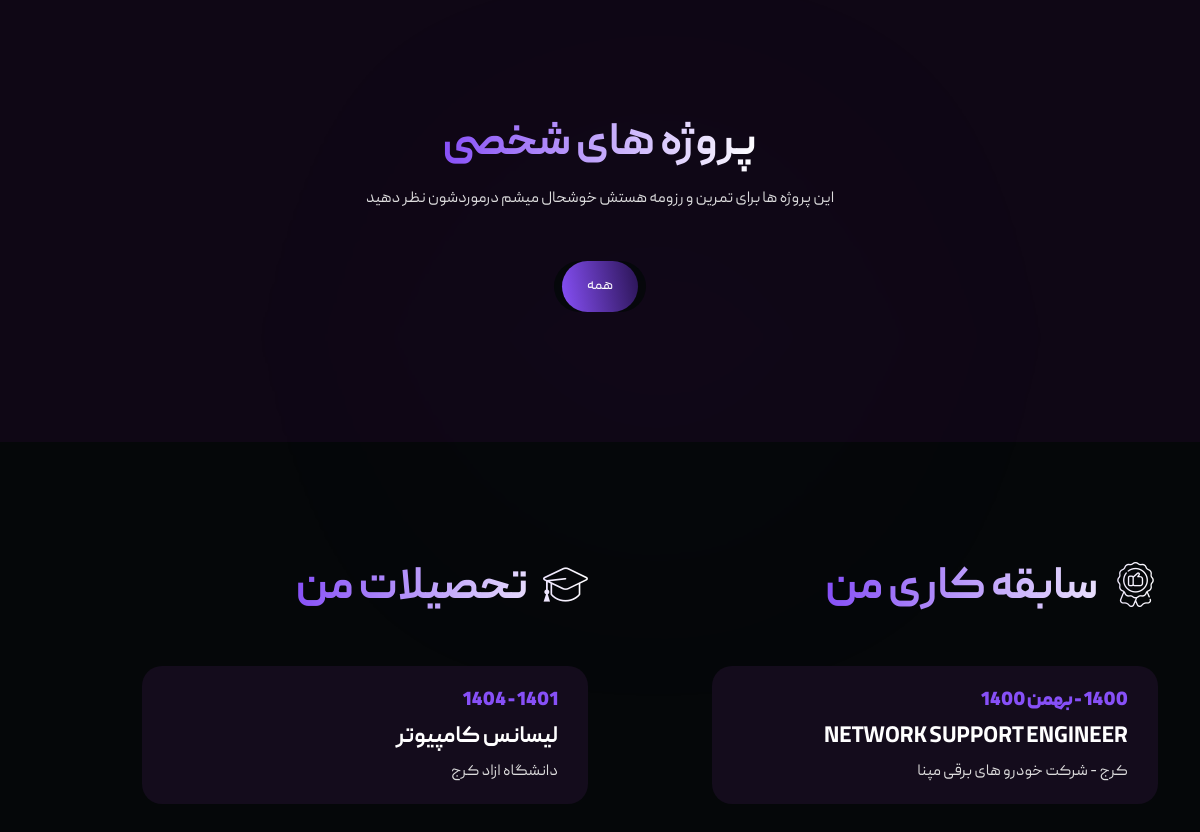
Before: / (middle part) with the older database file.
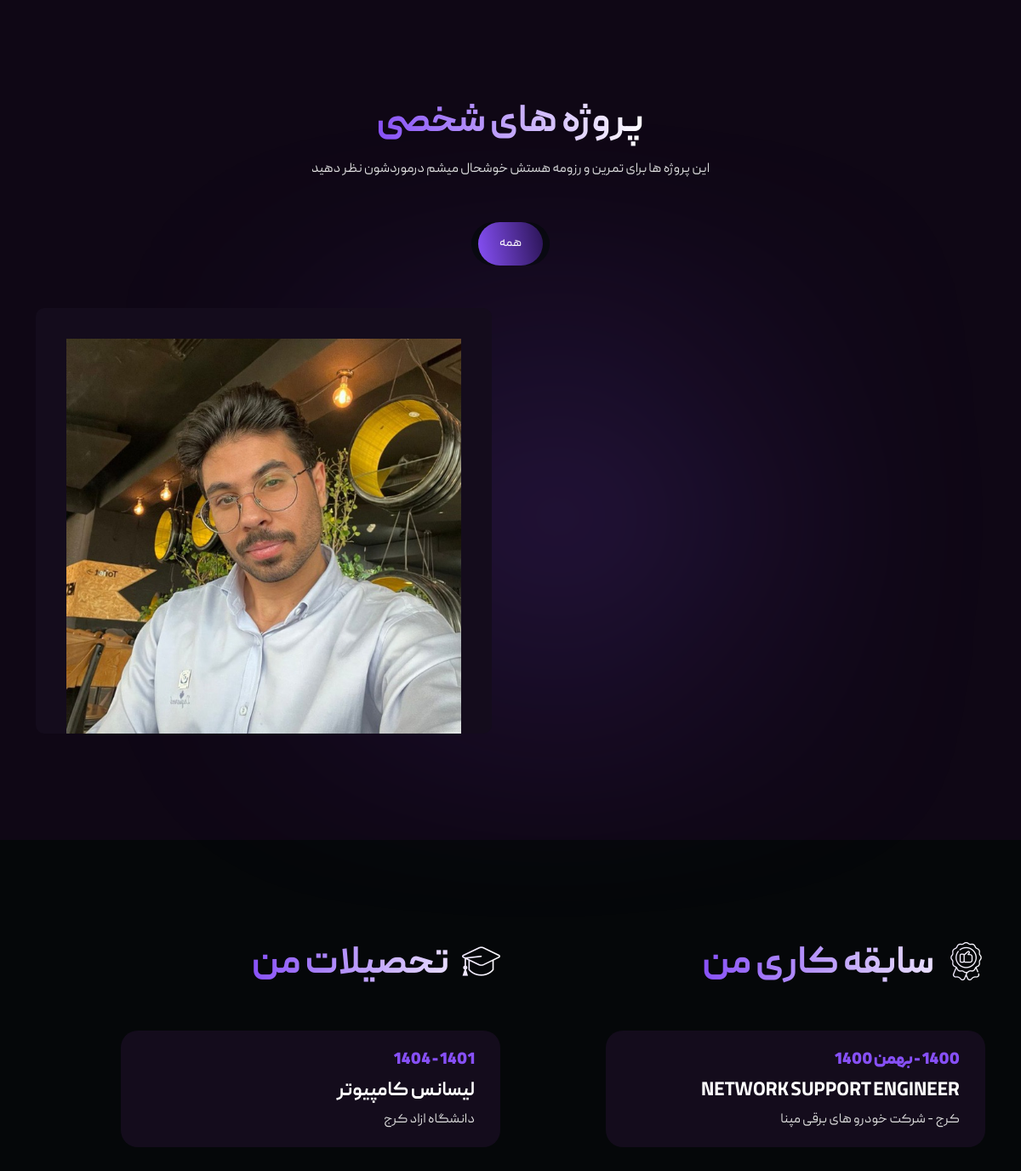
After: the same page with the newer database file.
### projects_app/models.py (models this page shows, shortened)
class FormProject(models.Model):
    title = models.CharField(max_length=25)
    description = models.CharField(max_length=35)
    address = models.CharField(max_length=150)
    image = models.ImageField(upload_to="images")

### Mysites/views.py (the view, shortened to what this page needs)
# urls.py: path('' , views.show_home),
def show_home(request):
    success_message = None
    error_message = None
    formproject = FormProject.objects.all()
    Change_icon = change_icon.objects.all()
    return render(request , 'index.html' , context={'Change_icon': Change_icon,'formproject' : formproject ,'success_message': success_message , 'error_message': error_message,} )

### templates/index.html (shortened to what this page needs)
﻿{% load static %}
<!DOCTYPE html>
<html class="no-js" lang="fa" dir="rtl">
<head>
   {% include "includes/head_tags.html" %}
</head>
<body>
   <main class="site-content" id="content">
      <section class="portfolio-section" id="works-section">
         <div class="container">
            <div class="row">
               <div class="col-md-12">
                  <div class="section-header text-center">
                     <h2 class="section-title wow fadeInUp" data-wow-delay=".3s">پروژه های شخصی </h2>
                     <p class="wow fadeInUp" data-wow-delay=".4s">
                        این پروژه ها برای تمرین و رزومه هستش خوشحال میشم درموردشون نظر دهید
                     </p>
                  </div>
               </div>
            </div>
            <div class="row">
               <div class="col-md-12">
                  <div class="portfolio-filter text-center wow fadeInUp" data-wow-delay=".5s">
                     <div class="button-group filter-button-group">
                        <button data-filter="*" class="active">همه</button>
                        <div class="active-bg"></div>
                     </div>
               </div>
                  <div class="portfolio-box wow fadeInUp" data-wow-delay=".6s">
                     {% for show in formproject %}
                     <div class="portfolio-item branding">
                        <div class="image-box">
                           <img src="{{ show.image.url }}" alt="">
                        </div>
                     </div>
                     {% endfor %}
               </div>
            </div>
         </div>
        </section>
      <section class="resume-section" id="resume-section">
         <div class="container">
            <div class="row">
               <div class="col-md-6">
                  <div class="section-header wow fadeInUp" data-wow-delay=".3s">
                     <h2 class="section-title"><i class="flaticon-recommendation"></i> سابقه کاری من</h2>
                  </div>
                  <div class="resume-widget">
                     <div class="resume-item wow fadeInLeft" data-wow-delay=".4s">
                        <div class="time"> 1400 - بهمن 1400 </div>
                        <h3 class="resume-title">Network Support Engineer</h3>
                        <div class="institute">کرج - شرکت خودرو های برقی مپنا</div>
                     </div>
                  </div>
               </div>
               <div class="col-md-6">
                  <div class="section-header wow fadeInUp" data-wow-delay=".4s">
                     <h2 class="section-title"><i class="flaticon-graduation-cap"></i> تحصیلات من</h2>
                  </div>
                  <div class="resume-widget">
                     <div class="resume-item wow fadeInRight" data-wow-delay=".5s">
                        <div class="time">1401 - 1404</div>
                        <h3 class="resume-title">لیسانس کامپیوتر</h3>
                        <div class="institute">دانشگاه ازاد کرج</div>
                     </div>
                  </div>
               </div>
            </div>
         </div>
      </section>
   </main>
   </body>
</html>

### templates/includes/head_tags.html (shortened to what this page needs)
{% load static %}
<link rel="stylesheet" href="{% static 'css/animate.min.css' %}">
<link rel="stylesheet" href="{% static 'css/bootstrap.min.css' %}">
<link rel="stylesheet" href="{% static "css/flaticon_gerold.css" %}">
<link rel="stylesheet" href="{% static 'css/nice-select.css' %}">
<link rel="stylesheet" href="{% static 'css/backToTop.css' %}">
<link rel="stylesheet" href="{% static 'css/owl.carousel.min.css' %}">
<link rel="stylesheet" href="{% static 'css/swiper.min.css' %}">
<link rel="stylesheet" href="{% static 'css/odometer-theme-default.css' %}">
<link rel="stylesheet" href="{% static 'css/magnific-popup.css' %}">
<link rel="stylesheet" href="{% static 'css/main.css' %}">
<link rel="stylesheet" href="{% static 'css/font-awesome-pro.min.css' %}">
<link rel="stylesheet" href="{% static 'css/responsive.css' %}">

### templates/includes/js_tag_footer.html (shortened to what this page needs)
{% load static %}

### static/css/responsive.css (style rules this page uses)
@media only screen and (min-width: 1200px) and (max-width: 1399px) { .resume-widget .resume-item .resume-title { font-size: 23px; } }

Changed rows visible on the page:
added FormProject: image (picture)
